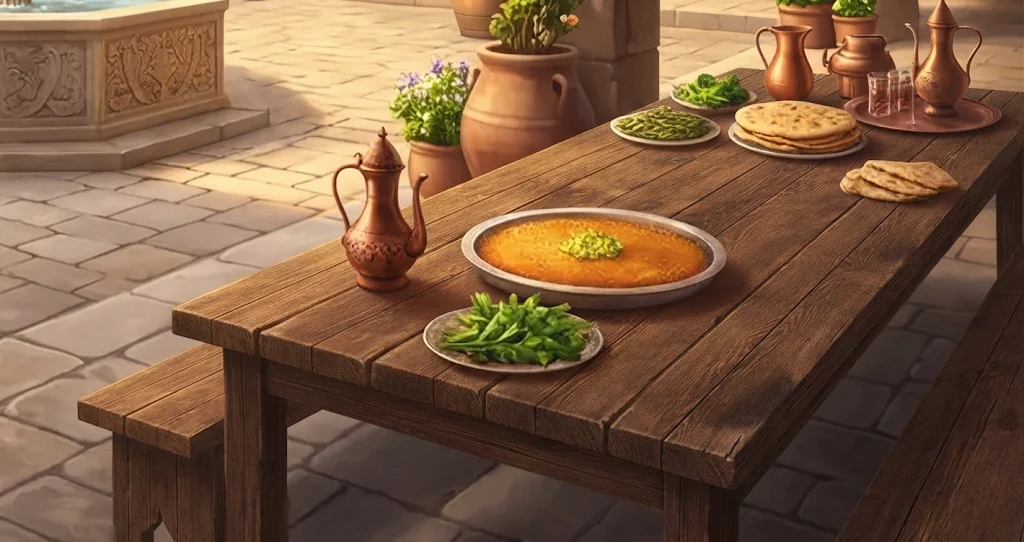
#> input picture dev/sahneler/obj/empty/e5c_crop.png, 1024 x 542 px
$ python grid.py empty/e5c_crop.png out.png
#> lines starting #> are read from the running program, lines starting #| are printed output that depends on the picture
import sys
from PIL import Image,ImageDraw
im=Image.open(sys.argv[1]).convert('RGB').resize((1200,900));d=ImageDraw.Draw(im)
#> after `im = Image.open(sys.argv[1]).convert('RGB').resize((1200, 900))`:
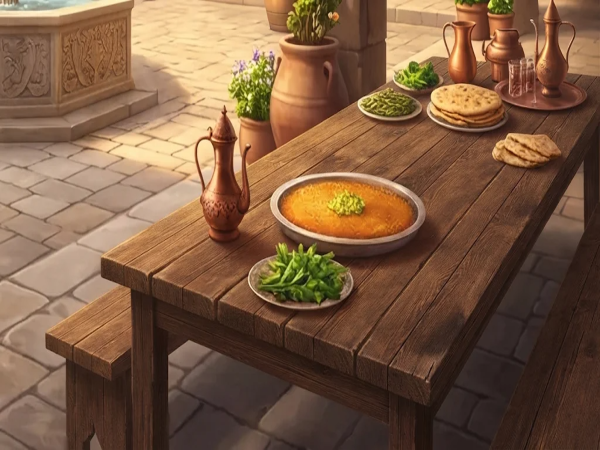
#> im: PIL image 1200x900 RGB (shown at 1/2 size); mean R, G, B 125.5, 92.3, 66.6
for x in range(0,1200,50):d.line([(x,0),(x,900)],fill=(255,0,255) if x%100==0 else (110,0,110))
for y in range(0,900,50):d.line([(0,y),(1200,y)],fill=(255,0,255) if y%100==0 else (110,0,110))
for x in range(0,1200,100):d.text((x+2,2),str(x),fill='yellow')
for y in range(0,900,100):d.text((2,y+2),str(y),fill='yellow')
im.save(sys.argv[2],quality=85)
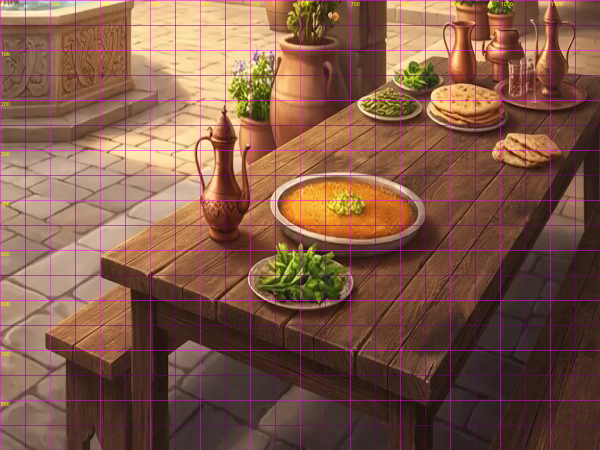
#> saved as out.png: PIL image 1200x900 RGB (shown at 1/2 size); mean R, G, B 127.7, 88.6, 71

$ run again, on dev/sahneler/obj/empty/t17_g1.png
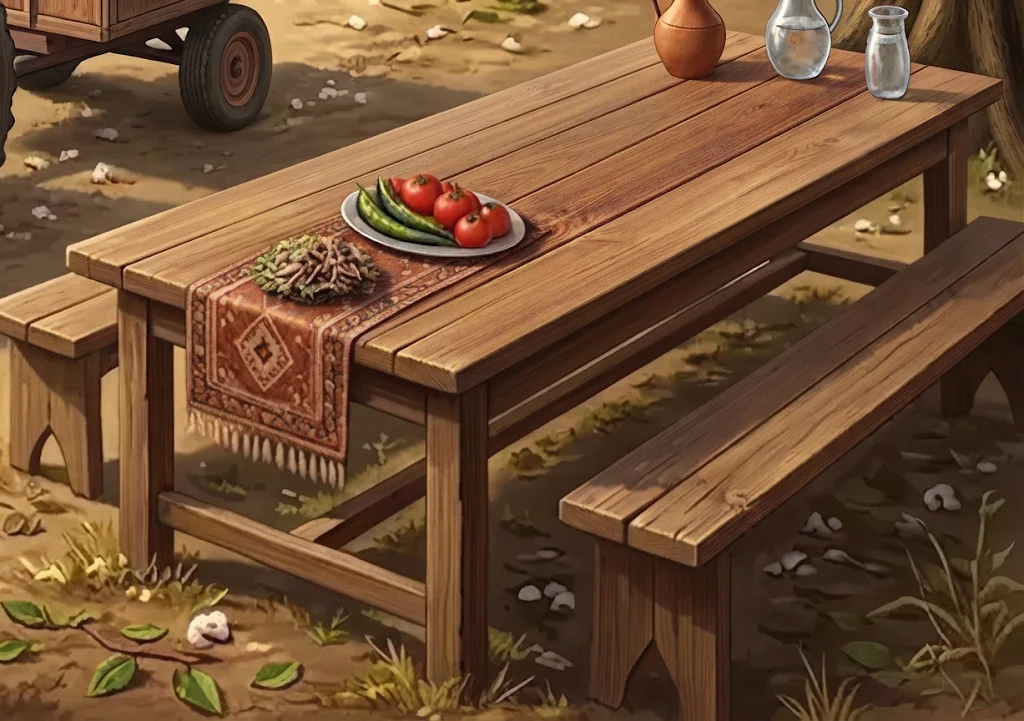
#> input picture dev/sahneler/obj/empty/t17_g1.png, 1024 x 721 px
#> `im = Image.open(sys.argv[1]).convert('RGB').resize((1200, 900))`:
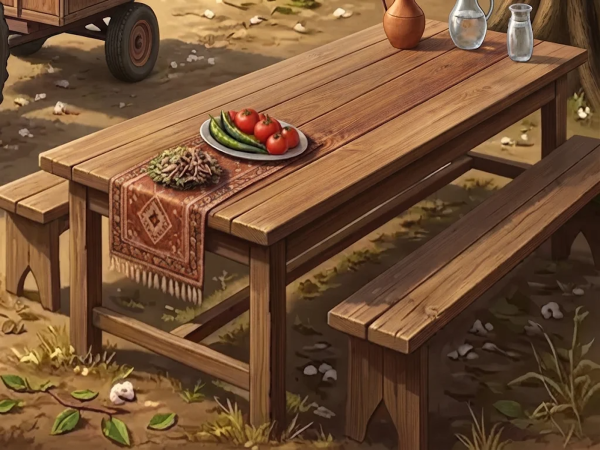
#> im: PIL image 1200x900 RGB (shown at 1/2 size); mean R, G, B 113.4, 79.9, 52.2
#> `im.save(sys.argv[2],quality=85)`:
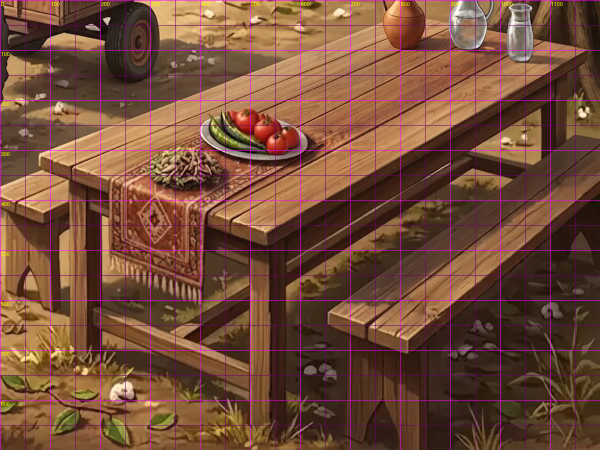
#> saved as out.png: PIL image 1200x900 RGB (shown at 1/2 size); mean R, G, B 116.2, 76.8, 57.3
